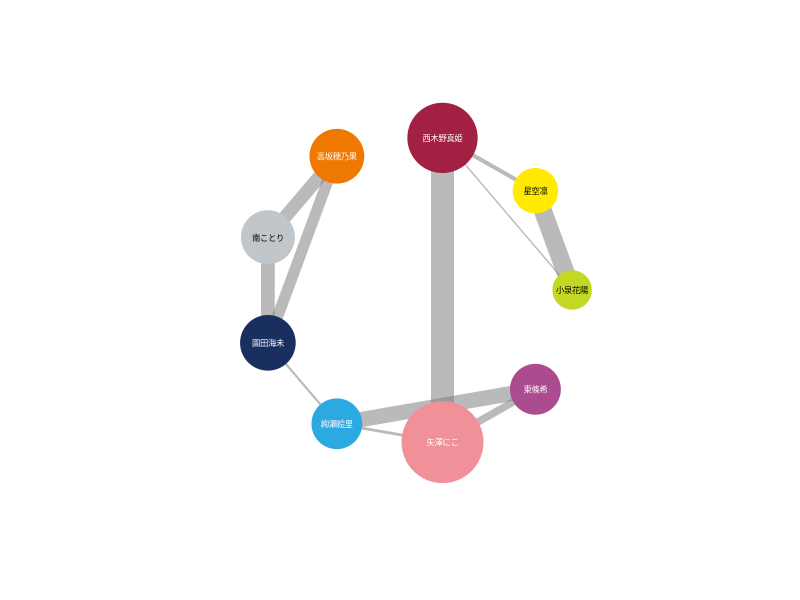

The R source for this figure:
require(magrittr)
require(igraph)

score_mat <- read.table('./score_mat.txt') %>% as.matrix
idol_mean_score <- colMeans(score_mat)
for (i in 1:9) for (j in 1:9) {
    score_mat[ i, j ] <- score_mat[ i, j ] / mean(idol_mean_score[ c(i, j) ])
}

score_mat_tune <- score_mat
score_mat_tune <- ifelse(score_mat_tune < quantile(score_mat_tune, 0.6),
                         0, 0.75 * score_mat_tune - quantile(score_mat_tune, 0.6))
net <- graph_from_adjacency_matrix(score_mat_tune, mode = 'undirected', weighted = T)
V(net)$color <- c('#c3d825', '#ffea00', '#a22041',
                  '#ee7800', '#c0c6c9', '#192f60',
                  '#2ca9e1', '#f09199', '#aa4c8f')
V(net)$frame.color <- V(net)$color
V(net)$size <- idol_mean_score
V(net)$label.family <- 'Japan1GothicBBB'
V(net)$label.cex <- 0.5
V(net)$label.color <- c('#000000', '#000000', '#ffffff',
                        '#ffffff', '#000000', '#ffffff',
                        '#ffffff', '#ffffff', '#ffffff')
E(net)$width <- E(net)$weight * 10
E(net)$color <- '#7F7F7F88'

pdf('plot.pdf', family = 'Japan1GothicBBB')
plot(net, layout = layout_in_circle(net))
dev.off()
